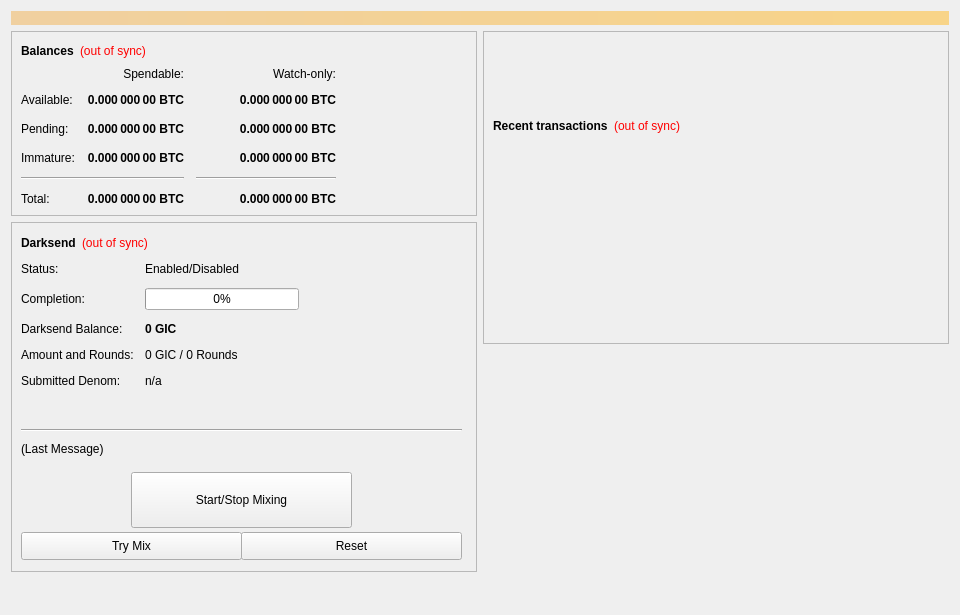
<?xml version="1.0" encoding="UTF-8"?>
<ui version="4.0">
 <class>OverviewPage</class>
 <widget class="QWidget" name="OverviewPage">
  <property name="geometry">
   <rect>
    <x>0</x>
    <y>0</y>
    <width>960</width>
    <height>615</height>
   </rect>
  </property>
  <property name="minimumSize">
   <size>
    <width>960</width>
    <height>0</height>
   </size>
  </property>
  <property name="windowTitle">
   <string>Form</string>
  </property>
  <layout class="QVBoxLayout" name="topLayout">
   <item>
    <widget class="QLabel" name="labelAlerts">
     <property name="visible">
      <bool>false</bool>
     </property>
     <property name="styleSheet">
      <string notr="true">background-color: qlineargradient(x1: 0, y1: 0, x2: 1, y2: 0, stop:0 #F0D0A0, stop:1 #F8D488); color:#000000;</string>
     </property>
     <property name="wordWrap">
      <bool>true</bool>
     </property>
     <property name="margin">
      <number>3</number>
     </property>
    </widget>
   </item>
   <item>
    <layout class="QHBoxLayout" name="horizontalLayout" stretch="1,1">
     <item>
      <layout class="QVBoxLayout" name="verticalLayout_2">
       <item>
        <widget class="QFrame" name="frame">
         <property name="frameShape">
          <enum>QFrame::StyledPanel</enum>
         </property>
         <property name="frameShadow">
          <enum>QFrame::Raised</enum>
         </property>
         <layout class="QVBoxLayout" name="verticalLayout_4">
          <item>
           <layout class="QHBoxLayout" name="horizontalLayout_4">
            <item>
             <widget class="QLabel" name="label_5">
              <property name="font">
               <font>
                <weight>75</weight>
                <bold>true</bold>
               </font>
              </property>
              <property name="text">
               <string>Balances</string>
              </property>
             </widget>
            </item>
            <item>
             <widget class="QLabel" name="labelWalletStatus">
              <property name="cursor">
               <cursorShape>WhatsThisCursor</cursorShape>
              </property>
              <property name="toolTip">
               <string>The displayed information may be out of date. Your wallet automatically synchronizes with the GIANT network after a connection is established, but this process has not completed yet.</string>
              </property>
              <property name="styleSheet">
               <string notr="true">QLabel { color: red; }</string>
              </property>
              <property name="text">
               <string notr="true">(out of sync)</string>
              </property>
              <property name="alignment">
               <set>Qt::AlignLeading|Qt::AlignLeft|Qt::AlignVCenter</set>
              </property>
             </widget>
            </item>
            <item>
             <spacer name="horizontalSpacer_3">
              <property name="orientation">
               <enum>Qt::Horizontal</enum>
              </property>
              <property name="sizeHint" stdset="0">
               <size>
                <width>40</width>
                <height>20</height>
               </size>
              </property>
             </spacer>
            </item>
           </layout>
          </item>
          <item>
           <layout class="QGridLayout" name="gridLayout">
            <property name="spacing">
             <number>12</number>
            </property>
            <item row="2" column="2">
             <widget class="QLabel" name="labelWatchPending">
              <property name="font">
               <font>
                <weight>75</weight>
                <bold>true</bold>
               </font>
              </property>
              <property name="cursor">
               <cursorShape>IBeamCursor</cursorShape>
              </property>
              <property name="toolTip">
               <string>Unconfirmed transactions to watch-only addresses</string>
              </property>
              <property name="text">
               <string notr="true">0.000 000 00 BTC</string>
              </property>
              <property name="alignment">
               <set>Qt::AlignRight|Qt::AlignTrailing|Qt::AlignVCenter</set>
              </property>
              <property name="textInteractionFlags">
               <set>Qt::LinksAccessibleByMouse|Qt::TextSelectableByKeyboard|Qt::TextSelectableByMouse</set>
              </property>
             </widget>
            </item>
            <item row="2" column="1">
             <widget class="QLabel" name="labelUnconfirmed">
              <property name="font">
               <font>
                <weight>75</weight>
                <bold>true</bold>
               </font>
              </property>
              <property name="cursor">
               <cursorShape>IBeamCursor</cursorShape>
              </property>
              <property name="toolTip">
               <string>Total of transactions that have yet to be confirmed, and do not yet count toward the spendable balance</string>
              </property>
              <property name="text">
               <string notr="true">0.000 000 00 BTC</string>
              </property>
              <property name="alignment">
               <set>Qt::AlignRight|Qt::AlignTrailing|Qt::AlignVCenter</set>
              </property>
              <property name="textInteractionFlags">
               <set>Qt::LinksAccessibleByMouse|Qt::TextSelectableByKeyboard|Qt::TextSelectableByMouse</set>
              </property>
             </widget>
            </item>
            <item row="3" column="2">
             <widget class="QLabel" name="labelWatchImmature">
              <property name="font">
               <font>
                <weight>75</weight>
                <bold>true</bold>
               </font>
              </property>
              <property name="cursor">
               <cursorShape>IBeamCursor</cursorShape>
              </property>
              <property name="toolTip">
               <string>Staked or masternode rewards in watch-only addresses that has not yet matured</string>
              </property>
              <property name="text">
               <string notr="true">0.000 000 00 BTC</string>
              </property>
              <property name="alignment">
               <set>Qt::AlignRight|Qt::AlignTrailing|Qt::AlignVCenter</set>
              </property>
              <property name="textInteractionFlags">
               <set>Qt::LinksAccessibleByMouse|Qt::TextSelectableByKeyboard|Qt::TextSelectableByMouse</set>
              </property>
             </widget>
            </item>
            <item row="4" column="0" colspan="2">
             <widget class="Line" name="lineSpendableBalance">
              <property name="orientation">
               <enum>Qt::Horizontal</enum>
              </property>
             </widget>
            </item>
            <item row="4" column="2">
             <widget class="Line" name="lineWatchBalance">
              <property name="sizePolicy">
               <sizepolicy hsizetype="Preferred" vsizetype="Fixed">
                <horstretch>0</horstretch>
                <verstretch>0</verstretch>
               </sizepolicy>
              </property>
              <property name="minimumSize">
               <size>
                <width>140</width>
                <height>0</height>
               </size>
              </property>
              <property name="orientation">
               <enum>Qt::Horizontal</enum>
              </property>
             </widget>
            </item>
            <item row="5" column="0">
             <widget class="QLabel" name="labelTotalText">
              <property name="text">
               <string>Total:</string>
              </property>
             </widget>
            </item>
            <item row="3" column="1">
             <widget class="QLabel" name="labelImmature">
              <property name="font">
               <font>
                <weight>75</weight>
                <bold>true</bold>
               </font>
              </property>
              <property name="cursor">
               <cursorShape>IBeamCursor</cursorShape>
              </property>
              <property name="toolTip">
               <string>Staked or masternode rewards that has not yet matured</string>
              </property>
              <property name="text">
               <string notr="true">0.000 000 00 BTC</string>
              </property>
              <property name="alignment">
               <set>Qt::AlignRight|Qt::AlignTrailing|Qt::AlignVCenter</set>
              </property>
              <property name="textInteractionFlags">
               <set>Qt::LinksAccessibleByMouse|Qt::TextSelectableByKeyboard|Qt::TextSelectableByMouse</set>
              </property>
             </widget>
            </item>
            <item row="2" column="3">
             <spacer name="horizontalSpacer_2">
              <property name="orientation">
               <enum>Qt::Horizontal</enum>
              </property>
              <property name="sizeHint" stdset="0">
               <size>
                <width>40</width>
                <height>20</height>
               </size>
              </property>
             </spacer>
            </item>
            <item row="3" column="0">
             <widget class="QLabel" name="labelImmatureText">
              <property name="text">
               <string>Immature:</string>
              </property>
             </widget>
            </item>
            <item row="5" column="1">
             <widget class="QLabel" name="labelTotal">
              <property name="font">
               <font>
                <weight>75</weight>
                <bold>true</bold>
               </font>
              </property>
              <property name="cursor">
               <cursorShape>IBeamCursor</cursorShape>
              </property>
              <property name="toolTip">
               <string>Your current total balance</string>
              </property>
              <property name="text">
               <string notr="true">0.000 000 00 BTC</string>
              </property>
              <property name="alignment">
               <set>Qt::AlignRight|Qt::AlignTrailing|Qt::AlignVCenter</set>
              </property>
              <property name="textInteractionFlags">
               <set>Qt::LinksAccessibleByMouse|Qt::TextSelectableByKeyboard|Qt::TextSelectableByMouse</set>
              </property>
             </widget>
            </item>
            <item row="5" column="2">
             <widget class="QLabel" name="labelWatchTotal">
              <property name="font">
               <font>
                <weight>75</weight>
                <bold>true</bold>
               </font>
              </property>
              <property name="cursor">
               <cursorShape>IBeamCursor</cursorShape>
              </property>
              <property name="toolTip">
               <string>Current total balance in watch-only addresses</string>
              </property>
              <property name="text">
               <string notr="true">0.000 000 00 BTC</string>
              </property>
              <property name="alignment">
               <set>Qt::AlignRight|Qt::AlignTrailing|Qt::AlignVCenter</set>
              </property>
              <property name="textInteractionFlags">
               <set>Qt::LinksAccessibleByMouse|Qt::TextSelectableByKeyboard|Qt::TextSelectableByMouse</set>
              </property>
             </widget>
            </item>
            <item row="0" column="2">
             <widget class="QLabel" name="labelWatchonly">
              <property name="text">
               <string>Watch-only:</string>
              </property>
              <property name="alignment">
               <set>Qt::AlignRight|Qt::AlignTrailing|Qt::AlignVCenter</set>
              </property>
             </widget>
            </item>
            <item row="1" column="0">
             <widget class="QLabel" name="labelBalanceText">
              <property name="text">
               <string>Available:</string>
              </property>
             </widget>
            </item>
            <item row="1" column="1">
             <widget class="QLabel" name="labelBalance">
              <property name="font">
               <font>
                <weight>75</weight>
                <bold>true</bold>
               </font>
              </property>
              <property name="cursor">
               <cursorShape>IBeamCursor</cursorShape>
              </property>
              <property name="toolTip">
               <string>Your current spendable balance</string>
              </property>
              <property name="text">
               <string notr="true">0.000 000 00 BTC</string>
              </property>
              <property name="alignment">
               <set>Qt::AlignRight|Qt::AlignTrailing|Qt::AlignVCenter</set>
              </property>
              <property name="textInteractionFlags">
               <set>Qt::LinksAccessibleByMouse|Qt::TextSelectableByKeyboard|Qt::TextSelectableByMouse</set>
              </property>
             </widget>
            </item>
            <item row="1" column="2">
             <widget class="QLabel" name="labelWatchAvailable">
              <property name="font">
               <font>
                <weight>75</weight>
                <bold>true</bold>
               </font>
              </property>
              <property name="cursor">
               <cursorShape>IBeamCursor</cursorShape>
              </property>
              <property name="toolTip">
               <string>Your current balance in watch-only addresses</string>
              </property>
              <property name="text">
               <string notr="true">0.000 000 00 BTC</string>
              </property>
              <property name="alignment">
               <set>Qt::AlignRight|Qt::AlignTrailing|Qt::AlignVCenter</set>
              </property>
              <property name="textInteractionFlags">
               <set>Qt::LinksAccessibleByMouse|Qt::TextSelectableByKeyboard|Qt::TextSelectableByMouse</set>
              </property>
             </widget>
            </item>
            <item row="2" column="0">
             <widget class="QLabel" name="labelPendingText">
              <property name="text">
               <string>Pending:</string>
              </property>
             </widget>
            </item>
            <item row="0" column="1">
             <widget class="QLabel" name="labelSpendable">
              <property name="text">
               <string>Spendable:</string>
              </property>
              <property name="alignment">
               <set>Qt::AlignRight|Qt::AlignTrailing|Qt::AlignVCenter</set>
              </property>
             </widget>
            </item>
           </layout>
          </item>
         </layout>
        </widget>
       </item>
       <item>
        <widget class="QFrame" name="frameDarksend">
         <property name="minimumSize">
          <size>
           <width>0</width>
           <height>350</height>
          </size>
         </property>
         <property name="layoutDirection">
          <enum>Qt::LeftToRight</enum>
         </property>
         <property name="frameShape">
          <enum>QFrame::StyledPanel</enum>
         </property>
         <property name="frameShadow">
          <enum>QFrame::Raised</enum>
         </property>
         <widget class="QWidget" name="formLayoutWidget">
          <property name="geometry">
           <rect>
            <x>10</x>
            <y>40</y>
            <width>451</width>
            <height>161</height>
           </rect>
          </property>
          <layout class="QFormLayout" name="formLayout">
           <property name="fieldGrowthPolicy">
            <enum>QFormLayout::AllNonFixedFieldsGrow</enum>
           </property>
           <property name="horizontalSpacing">
            <number>11</number>
           </property>
           <property name="verticalSpacing">
            <number>12</number>
           </property>
           <item row="0" column="0">
            <widget class="QLabel" name="label_6">
             <property name="text">
              <string>Status:</string>
             </property>
            </widget>
           </item>
           <item row="1" column="0">
            <widget class="QLabel" name="label_7">
             <property name="text">
              <string>Completion:</string>
             </property>
            </widget>
           </item>
           <item row="1" column="1">
            <widget class="QProgressBar" name="DarksendProgress">
             <property name="maximumSize">
              <size>
               <width>154</width>
               <height>16777215</height>
              </size>
             </property>
             <property name="value">
              <number>0</number>
             </property>
            </widget>
           </item>
           <item row="2" column="0">
            <widget class="QLabel" name="labelAnonymizedText">
             <property name="text">
              <string>Darksend Balance:</string>
             </property>
            </widget>
           </item>
           <item row="2" column="1">
            <widget class="QLabel" name="labelAnonymized">
             <property name="font">
              <font>
               <weight>75</weight>
               <bold>true</bold>
              </font>
             </property>
             <property name="text">
              <string notr="true">0 GIC</string>
             </property>
            </widget>
           </item>
           <item row="3" column="0">
            <widget class="QLabel" name="label_8">
             <property name="text">
              <string>Amount and Rounds:</string>
             </property>
            </widget>
           </item>
           <item row="3" column="1">
            <widget class="QLabel" name="labelAmountRounds">
             <property name="text">
              <string>0 GIC / 0 Rounds</string>
             </property>
            </widget>
           </item>
           <item row="4" column="0">
            <widget class="QLabel" name="label_9">
             <property name="text">
              <string>Submitted Denom:</string>
             </property>
            </widget>
           </item>
           <item row="4" column="1">
            <widget class="QLabel" name="labelSubmittedDenom">
             <property name="toolTip">
              <string>The denominations you submitted to the Masternode.&lt;br&gt;To mix, other users must submit the exact same denominations.</string>
             </property>
             <property name="text">
              <string>n/a</string>
             </property>
            </widget>
           </item>
           <item row="0" column="1">
            <widget class="QLabel" name="DarksendEnabled">
             <property name="text">
              <string>Enabled/Disabled</string>
             </property>
            </widget>
           </item>
          </layout>
         </widget>
         <widget class="QPushButton" name="runAutoDenom">
          <property name="geometry">
           <rect>
            <x>251</x>
            <y>17</y>
            <width>1</width>
            <height>1</height>
           </rect>
          </property>
          <property name="palette">
           <palette>
            <active>
             <colorrole role="WindowText">
              <brush brushstyle="SolidPattern">
               <color alpha="255">
                <red>0</red>
                <green>0</green>
                <blue>0</blue>
               </color>
              </brush>
             </colorrole>
             <colorrole role="Button">
              <brush brushstyle="SolidPattern">
               <color alpha="255">
                <red>239</red>
                <green>238</green>
                <blue>238</blue>
               </color>
              </brush>
             </colorrole>
             <colorrole role="Light">
              <brush brushstyle="SolidPattern">
               <color alpha="255">
                <red>255</red>
                <green>255</green>
                <blue>255</blue>
               </color>
              </brush>
             </colorrole>
             <colorrole role="Midlight">
              <brush brushstyle="SolidPattern">
               <color alpha="255">
                <red>247</red>
                <green>246</green>
                <blue>246</blue>
               </color>
              </brush>
             </colorrole>
             <colorrole role="Dark">
              <brush brushstyle="SolidPattern">
               <color alpha="255">
                <red>119</red>
                <green>119</green>
                <blue>119</blue>
               </color>
              </brush>
             </colorrole>
             <colorrole role="Mid">
              <brush brushstyle="SolidPattern">
               <color alpha="255">
                <red>159</red>
                <green>159</green>
                <blue>159</blue>
               </color>
              </brush>
             </colorrole>
             <colorrole role="Text">
              <brush brushstyle="SolidPattern">
               <color alpha="255">
                <red>0</red>
                <green>0</green>
                <blue>0</blue>
               </color>
              </brush>
             </colorrole>
             <colorrole role="BrightText">
              <brush brushstyle="SolidPattern">
               <color alpha="255">
                <red>255</red>
                <green>255</green>
                <blue>255</blue>
               </color>
              </brush>
             </colorrole>
             <colorrole role="ButtonText">
              <brush brushstyle="SolidPattern">
               <color alpha="255">
                <red>0</red>
                <green>0</green>
                <blue>0</blue>
               </color>
              </brush>
             </colorrole>
             <colorrole role="Base">
              <brush brushstyle="SolidPattern">
               <color alpha="255">
                <red>255</red>
                <green>255</green>
                <blue>255</blue>
               </color>
              </brush>
             </colorrole>
             <colorrole role="Window">
              <brush brushstyle="SolidPattern">
               <color alpha="255">
                <red>239</red>
                <green>238</green>
                <blue>238</blue>
               </color>
              </brush>
             </colorrole>
             <colorrole role="Shadow">
              <brush brushstyle="SolidPattern">
               <color alpha="255">
                <red>0</red>
                <green>0</green>
                <blue>0</blue>
               </color>
              </brush>
             </colorrole>
             <colorrole role="AlternateBase">
              <brush brushstyle="SolidPattern">
               <color alpha="255">
                <red>247</red>
                <green>246</green>
                <blue>246</blue>
               </color>
              </brush>
             </colorrole>
             <colorrole role="ToolTipBase">
              <brush brushstyle="SolidPattern">
               <color alpha="255">
                <red>255</red>
                <green>255</green>
                <blue>220</blue>
               </color>
              </brush>
             </colorrole>
             <colorrole role="ToolTipText">
              <brush brushstyle="SolidPattern">
               <color alpha="255">
                <red>0</red>
                <green>0</green>
                <blue>0</blue>
               </color>
              </brush>
             </colorrole>
            </active>
            <inactive>
             <colorrole role="WindowText">
              <brush brushstyle="SolidPattern">
               <color alpha="255">
                <red>0</red>
                <green>0</green>
                <blue>0</blue>
               </color>
              </brush>
             </colorrole>
             <colorrole role="Button">
              <brush brushstyle="SolidPattern">
               <color alpha="255">
                <red>239</red>
                <green>238</green>
                <blue>238</blue>
               </color>
              </brush>
             </colorrole>
             <colorrole role="Light">
              <brush brushstyle="SolidPattern">
               <color alpha="255">
                <red>255</red>
                <green>255</green>
                <blue>255</blue>
               </color>
              </brush>
             </colorrole>
             <colorrole role="Midlight">
              <brush brushstyle="SolidPattern">
               <color alpha="255">
                <red>247</red>
                <green>246</green>
                <blue>246</blue>
               </color>
              </brush>
             </colorrole>
             <colorrole role="Dark">
              <brush brushstyle="SolidPattern">
               <color alpha="255">
                <red>119</red>
                <green>119</green>
                <blue>119</blue>
               </color>
              </brush>
             </colorrole>
             <colorrole role="Mid">
              <brush brushstyle="SolidPattern">
               <color alpha="255">
                <red>159</red>
                <green>159</green>
                <blue>159</blue>
               </color>
              </brush>
             </colorrole>
             <colorrole role="Text">
              <brush brushstyle="SolidPattern">
               <color alpha="255">
                <red>0</red>
                <green>0</green>
                <blue>0</blue>
               </color>
              </brush>
             </colorrole>
             <colorrole role="BrightText">
              <brush brushstyle="SolidPattern">
               <color alpha="255">
                <red>255</red>
                <green>255</green>
                <blue>255</blue>
               </color>
              </brush>
             </colorrole>
             <colorrole role="ButtonText">
              <brush brushstyle="SolidPattern">
               <color alpha="255">
                <red>0</red>
                <green>0</green>
                <blue>0</blue>
               </color>
              </brush>
             </colorrole>
             <colorrole role="Base">
              <brush brushstyle="SolidPattern">
               <color alpha="255">
                <red>255</red>
                <green>255</green>
                <blue>255</blue>
               </color>
              </brush>
             </colorrole>
             <colorrole role="Window">
              <brush brushstyle="SolidPattern">
               <color alpha="255">
                <red>239</red>
                <green>238</green>
                <blue>238</blue>
               </color>
              </brush>
             </colorrole>
             <colorrole role="Shadow">
              <brush brushstyle="SolidPattern">
               <color alpha="255">
                <red>0</red>
                <green>0</green>
                <blue>0</blue>
               </color>
              </brush>
             </colorrole>
             <colorrole role="AlternateBase">
              <brush brushstyle="SolidPattern">
               <color alpha="255">
                <red>247</red>
                <green>246</green>
                <blue>246</blue>
               </color>
              </brush>
             </colorrole>
             <colorrole role="ToolTipBase">
              <brush brushstyle="SolidPattern">
               <color alpha="255">
                <red>255</red>
                <green>255</green>
                <blue>220</blue>
               </color>
              </brush>
             </colorrole>
             <colorrole role="ToolTipText">
              <brush brushstyle="SolidPattern">
               <color alpha="255">
                <red>0</red>
                <green>0</green>
                <blue>0</blue>
               </color>
              </brush>
             </colorrole>
            </inactive>
            <disabled>
             <colorrole role="WindowText">
              <brush brushstyle="SolidPattern">
               <color alpha="255">
                <red>119</red>
                <green>119</green>
                <blue>119</blue>
               </color>
              </brush>
             </colorrole>
             <colorrole role="Button">
              <brush brushstyle="SolidPattern">
               <color alpha="255">
                <red>239</red>
                <green>238</green>
                <blue>238</blue>
               </color>
              </brush>
             </colorrole>
             <colorrole role="Light">
              <brush brushstyle="SolidPattern">
               <color alpha="255">
                <red>255</red>
                <green>255</green>
                <blue>255</blue>
               </color>
              </brush>
             </colorrole>
             <colorrole role="Midlight">
              <brush brushstyle="SolidPattern">
               <color alpha="255">
                <red>247</red>
                <green>246</green>
                <blue>246</blue>
               </color>
              </brush>
             </colorrole>
             <colorrole role="Dark">
              <brush brushstyle="SolidPattern">
               <color alpha="255">
                <red>119</red>
                <green>119</green>
                <blue>119</blue>
               </color>
              </brush>
             </colorrole>
             <colorrole role="Mid">
              <brush brushstyle="SolidPattern">
               <color alpha="255">
                <red>159</red>
                <green>159</green>
                <blue>159</blue>
               </color>
              </brush>
             </colorrole>
             <colorrole role="Text">
              <brush brushstyle="SolidPattern">
               <color alpha="255">
                <red>119</red>
                <green>119</green>
                <blue>119</blue>
               </color>
              </brush>
             </colorrole>
             <colorrole role="BrightText">
              <brush brushstyle="SolidPattern">
               <color alpha="255">
                <red>255</red>
                <green>255</green>
                <blue>255</blue>
               </color>
              </brush>
             </colorrole>
             <colorrole role="ButtonText">
              <brush brushstyle="SolidPattern">
               <color alpha="255">
                <red>119</red>
                <green>119</green>
                <blue>119</blue>
               </color>
              </brush>
             </colorrole>
             <colorrole role="Base">
              <brush brushstyle="SolidPattern">
               <color alpha="255">
                <red>239</red>
                <green>238</green>
                <blue>238</blue>
               </color>
              </brush>
             </colorrole>
             <colorrole role="Window">
              <brush brushstyle="SolidPattern">
               <color alpha="255">
                <red>239</red>
                <green>238</green>
                <blue>238</blue>
               </color>
              </brush>
             </colorrole>
             <colorrole role="Shadow">
              <brush brushstyle="SolidPattern">
               <color alpha="255">
                <red>0</red>
                <green>0</green>
                <blue>0</blue>
               </color>
              </brush>
             </colorrole>
             <colorrole role="AlternateBase">
              <brush brushstyle="SolidPattern">
               <color alpha="255">
                <red>239</red>
                <green>238</green>
                <blue>238</blue>
               </color>
              </brush>
             </colorrole>
             <colorrole role="ToolTipBase">
              <brush brushstyle="SolidPattern">
               <color alpha="255">
                <red>255</red>
                <green>255</green>
                <blue>220</blue>
               </color>
              </brush>
             </colorrole>
             <colorrole role="ToolTipText">
              <brush brushstyle="SolidPattern">
               <color alpha="255">
                <red>0</red>
                <green>0</green>
                <blue>0</blue>
               </color>
              </brush>
             </colorrole>
            </disabled>
           </palette>
          </property>
          <property name="focusPolicy">
           <enum>Qt::NoFocus</enum>
          </property>
          <property name="autoFillBackground">
           <bool>true</bool>
          </property>
          <property name="text">
           <string/>
          </property>
          <property name="flat">
           <bool>true</bool>
          </property>
         </widget>
         <widget class="QPushButton" name="toggleDarksend">
          <property name="geometry">
           <rect>
            <x>120</x>
            <y>250</y>
            <width>221</width>
            <height>56</height>
           </rect>
          </property>
          <property name="sizePolicy">
           <sizepolicy hsizetype="MinimumExpanding" vsizetype="Fixed">
            <horstretch>0</horstretch>
            <verstretch>0</verstretch>
           </sizepolicy>
          </property>
          <property name="text">
           <string>Start/Stop Mixing</string>
          </property>
         </widget>
         <widget class="Line" name="lineLastMessage">
          <property name="geometry">
           <rect>
            <x>10</x>
            <y>200</y>
            <width>441</width>
            <height>16</height>
           </rect>
          </property>
          <property name="orientation">
           <enum>Qt::Horizontal</enum>
          </property>
         </widget>
         <widget class="QLabel" name="DarksendStatus">
          <property name="geometry">
           <rect>
            <x>10</x>
            <y>220</y>
            <width>451</width>
            <height>61</height>
           </rect>
          </property>
          <property name="minimumSize">
           <size>
            <width>288</width>
            <height>43</height>
           </size>
          </property>
          <property name="text">
           <string>(Last Message)</string>
          </property>
          <property name="alignment">
           <set>Qt::AlignLeading|Qt::AlignLeft|Qt::AlignTop</set>
          </property>
          <property name="wordWrap">
           <bool>true</bool>
          </property>
         </widget>
         <widget class="QPushButton" name="DarksendAuto">
          <property name="geometry">
           <rect>
            <x>10</x>
            <y>310</y>
            <width>221</width>
            <height>28</height>
           </rect>
          </property>
          <property name="sizePolicy">
           <sizepolicy hsizetype="MinimumExpanding" vsizetype="Fixed">
            <horstretch>0</horstretch>
            <verstretch>0</verstretch>
           </sizepolicy>
          </property>
          <property name="toolTip">
           <string>Try to manually submit a Darksend request.</string>
          </property>
          <property name="text">
           <string>Try Mix</string>
          </property>
         </widget>
         <widget class="QPushButton" name="DarksendReset">
          <property name="geometry">
           <rect>
            <x>230</x>
            <y>310</y>
            <width>221</width>
            <height>28</height>
           </rect>
          </property>
          <property name="sizePolicy">
           <sizepolicy hsizetype="MinimumExpanding" vsizetype="Fixed">
            <horstretch>0</horstretch>
            <verstretch>0</verstretch>
           </sizepolicy>
          </property>
          <property name="toolTip">
           <string>Reset the current status of Darksend (can interrupt Darksend if it's in the process of Mixing, which can cost you money!)</string>
          </property>
          <property name="autoFillBackground">
           <bool>false</bool>
          </property>
          <property name="text">
           <string>Reset</string>
          </property>
         </widget>
         <widget class="QWidget" name="layoutWidget">
          <property name="geometry">
           <rect>
            <x>10</x>
            <y>10</y>
            <width>431</width>
            <height>22</height>
           </rect>
          </property>
          <layout class="QHBoxLayout" name="horizontalLayout_5">
           <item>
            <widget class="QLabel" name="label_2">
             <property name="font">
              <font>
               <weight>75</weight>
               <bold>true</bold>
              </font>
             </property>
             <property name="text">
              <string>Darksend</string>
             </property>
            </widget>
           </item>
           <item>
            <widget class="QLabel" name="labelDarksendSyncStatus">
             <property name="toolTip">
              <string>The displayed information may be out of date. Your wallet automatically synchronizes with the GIANT network after a connection is established, but this process has not completed yet.</string>
             </property>
             <property name="styleSheet">
              <string notr="true">QLabel { color: red; }</string>
             </property>
             <property name="text">
              <string notr="true">(out of sync)</string>
             </property>
             <property name="alignment">
              <set>Qt::AlignLeading|Qt::AlignLeft|Qt::AlignVCenter</set>
             </property>
            </widget>
           </item>
           <item>
            <spacer name="horizontalSpacer_4">
             <property name="orientation">
              <enum>Qt::Horizontal</enum>
             </property>
             <property name="sizeHint" stdset="0">
              <size>
               <width>40</width>
               <height>20</height>
              </size>
             </property>
            </spacer>
           </item>
          </layout>
         </widget>
        </widget>
       </item>
       <item>
        <spacer name="verticalSpacer">
         <property name="orientation">
          <enum>Qt::Vertical</enum>
         </property>
         <property name="sizeHint" stdset="0">
          <size>
           <width>20</width>
           <height>40</height>
          </size>
         </property>
        </spacer>
       </item>
      </layout>
     </item>
     <item>
      <layout class="QVBoxLayout" name="verticalLayout_3">
       <item>
        <widget class="QFrame" name="frame_2">
         <property name="frameShape">
          <enum>QFrame::StyledPanel</enum>
         </property>
         <property name="frameShadow">
          <enum>QFrame::Raised</enum>
         </property>
         <layout class="QVBoxLayout" name="verticalLayout">
          <item>
           <spacer name="verticalSpacer_3">
            <property name="orientation">
             <enum>Qt::Vertical</enum>
            </property>
            <property name="sizeType">
             <enum>QSizePolicy::Fixed</enum>
            </property>
            <property name="sizeHint" stdset="0">
             <size>
              <width>20</width>
              <height>75</height>
             </size>
            </property>
           </spacer>
          </item>
          <item>
           <layout class="QHBoxLayout" name="horizontalLayout_2">
            <item>
             <widget class="QLabel" name="label_4">
              <property name="font">
               <font>
                <weight>75</weight>
                <bold>true</bold>
               </font>
              </property>
              <property name="text">
               <string>Recent transactions</string>
              </property>
             </widget>
            </item>
            <item>
             <widget class="QLabel" name="labelTransactionsStatus">
              <property name="cursor">
               <cursorShape>WhatsThisCursor</cursorShape>
              </property>
              <property name="toolTip">
               <string>The displayed information may be out of date. Your wallet automatically synchronizes with the GIANT network after a connection is established, but this process has not completed yet.</string>
              </property>
              <property name="styleSheet">
               <string notr="true">QLabel { color: red; }</string>
              </property>
              <property name="text">
               <string notr="true">(out of sync)</string>
              </property>
              <property name="alignment">
               <set>Qt::AlignRight|Qt::AlignTrailing|Qt::AlignVCenter</set>
              </property>
             </widget>
            </item>
            <item>
             <spacer name="horizontalSpacer">
              <property name="orientation">
               <enum>Qt::Horizontal</enum>
              </property>
              <property name="sizeHint" stdset="0">
               <size>
                <width>40</width>
                <height>20</height>
               </size>
              </property>
             </spacer>
            </item>
           </layout>
          </item>
          <item>
           <widget class="QListView" name="listTransactions">
            <property name="styleSheet">
             <string notr="true">QListView { background: transparent; }</string>
            </property>
            <property name="frameShape">
             <enum>QFrame::NoFrame</enum>
            </property>
            <property name="verticalScrollBarPolicy">
             <enum>Qt::ScrollBarAlwaysOff</enum>
            </property>
            <property name="horizontalScrollBarPolicy">
             <enum>Qt::ScrollBarAlwaysOff</enum>
            </property>
            <property name="selectionMode">
             <enum>QAbstractItemView::NoSelection</enum>
            </property>
           </widget>
          </item>
         </layout>
        </widget>
       </item>
       <item>
        <spacer name="verticalSpacer_2">
         <property name="orientation">
          <enum>Qt::Vertical</enum>
         </property>
         <property name="sizeType">
          <enum>QSizePolicy::Expanding</enum>
         </property>
         <property name="sizeHint" stdset="0">
          <size>
           <width>20</width>
           <height>40</height>
          </size>
         </property>
        </spacer>
       </item>
      </layout>
     </item>
    </layout>
   </item>
  </layout>
 </widget>
 <resources/>
 <connections/>
</ui>
